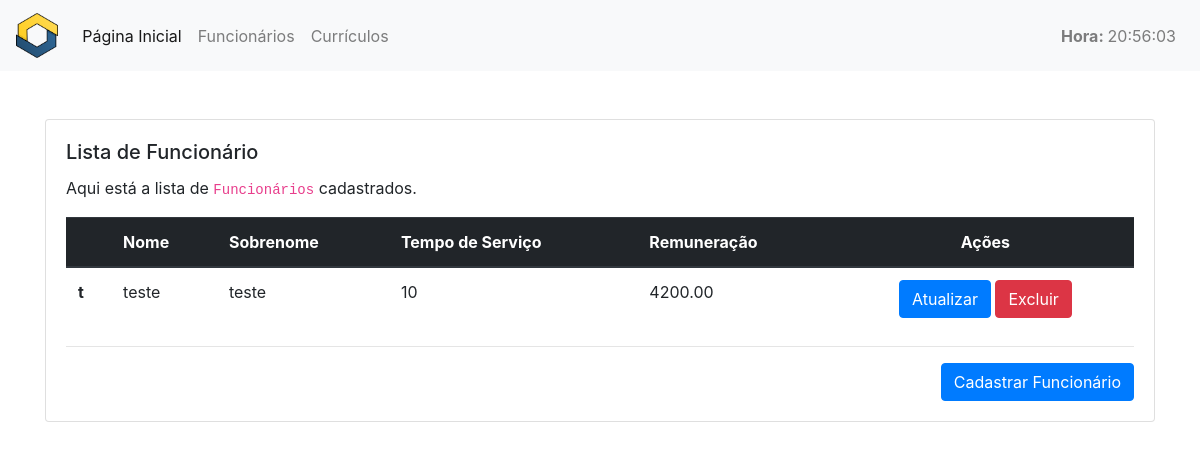
The app's page /funcionarios/ with its own data.
### helloworld/models.py (models this page shows)
class Funcionario(models.Model):
    nome = models.CharField(
        max_length=255,
        null=False,
        blank=False
    )
    sobrenome = models.CharField(
        max_length=255,
        null=False,
        blank=False
    )
    cpf = models.CharField(
        max_length=14,
        null=False,
        blank=False
    )
    tempo_de_servico = models.IntegerField(
        default=0,
        null=False,
        blank=False
    )
    remuneracao = models.DecimalField(
        max_digits=8,
        decimal_places=2,
        null=False,
        blank=False
    )
    objetos = models.Manager()

### website/views.py (the view)
# urls.py: path('funcionarios/', FuncionarioListView.as_view(), name="lista_funcionarios"),
class FuncionarioListView(ListView):
    template_name = "website/lista.html"
    model = Funcionario
    context_object_name = "funcionarios"

### website/templatetags/primeira_letra.py (called while the page is built)
@register.filter
@stringfilter
def primeira_letra(value):
    return list(value)[0]

### website/templatetags/tempo_atual.py (called while the page is built)
@register.simple_tag
def tempo_atual():
    return datetime.datetime.now().strftime('%H:%M:%S')

### website/templates/website/lista.html (shortened to what this page needs)
{% extends "website/_layouts/base.html" %}
{% load primeira_letra %}
{% block conteudo %}
<div class="container mt-5">
  <div class="row">
    <div class="col-lg-12 col-md-12 col-sm-12 col-xs-12">
      <div class="card">
        <div class="card-body">
          <h5 class="card-title">Lista de Funcionário</h5>
          {% if funcionarios|length > 0 %}
            <p class="card-text">
              Aqui está a lista de <code>Funcionários</code> cadastrados.
            </p>
            <table class="table">
              <thead class="thead-dark">
              <tr>
                <th scope="col"></th>
                <th scope="col">Nome</th>
                <th scope="col">Sobrenome</th>
                <th scope="col">Tempo de Serviço</th>
                <th scope="col">Remuneração</th>
                <th scope="col" class="text-center">Ações</th>
              </tr>
              </thead>
              <tbody>
              {% for funcionario in funcionarios %}
                <tr>
                  <th scope="row">{{ funcionario.nome|primeira_letra }}</th>
                  <td>{{ funcionario.nome }}</td>
                  <td>{{ funcionario.sobrenome }}</td>
                  <td>{{ funcionario.tempo_de_servico }}</td>
                  <td>{{ funcionario.remuneracao }}</td>
                  <td class="text-center">
                    <a href="{% url 'website:atualiza_funcionario' pk=funcionario.id %}"
                       class="btn btn-primary">
                      Atualizar
                    </a>
                    <a href="{% url 'website:deleta_funcionario' pk=funcionario.id %}"
                      class="btn btn-danger">
                        Excluir
                    </a>
                  </td>
                </tr>
              {% endfor %}
              </tbody>
            </table>
        {% else %}
          <div class="text-center mt-5 mb-5 jumbotron">
            <h5>Nenhum <code>Funcionário</code> cadastrado ainda.</h5>
          </div>
        {% endif %}
          <hr />
          <div class="text-right">
            <a href="{% url 'website:cadastra_funcionario' %}" class="btn btn-primary">
              Cadastrar Funcionário
            </a>
          </div>
        </div>
      </div>
    </div>
  </div>
</div>
{% endblock %}

### records on screen
Funcionario: nome|primeira_letra "t", nome "teste", sobrenome "teste", tempo_de_servico "10", remuneracao "4200.00"
